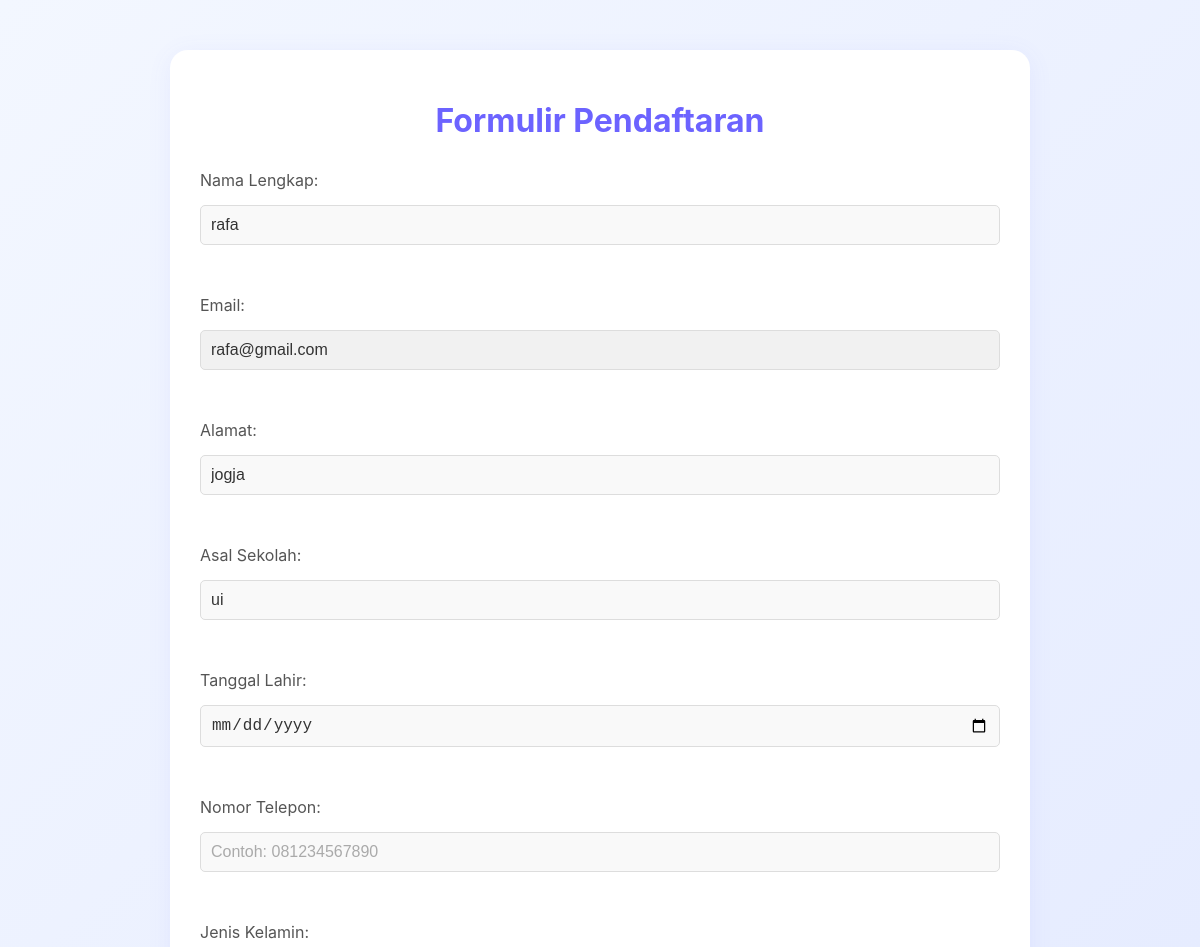
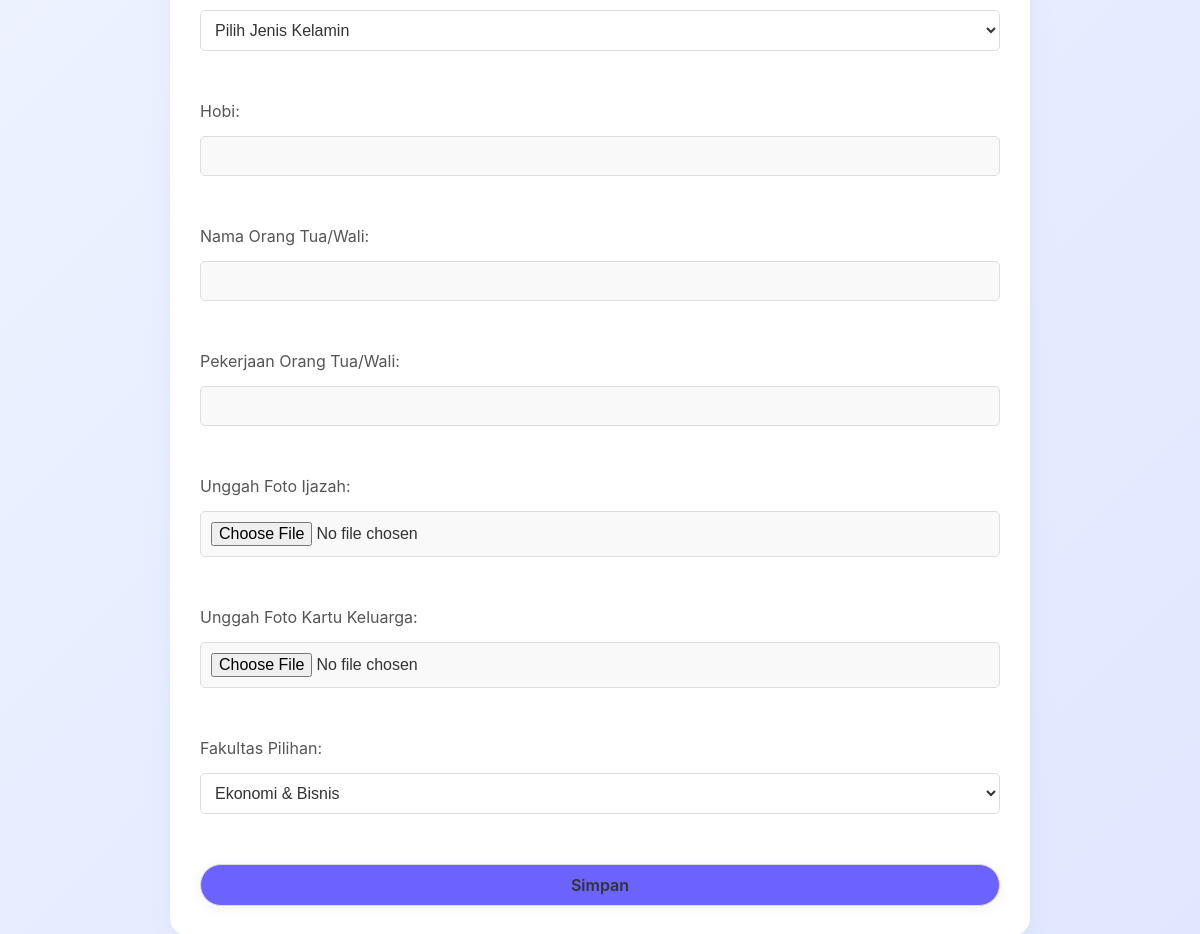
The page /form/8 on the database as committed earlier (2 pictures, top to bottom).
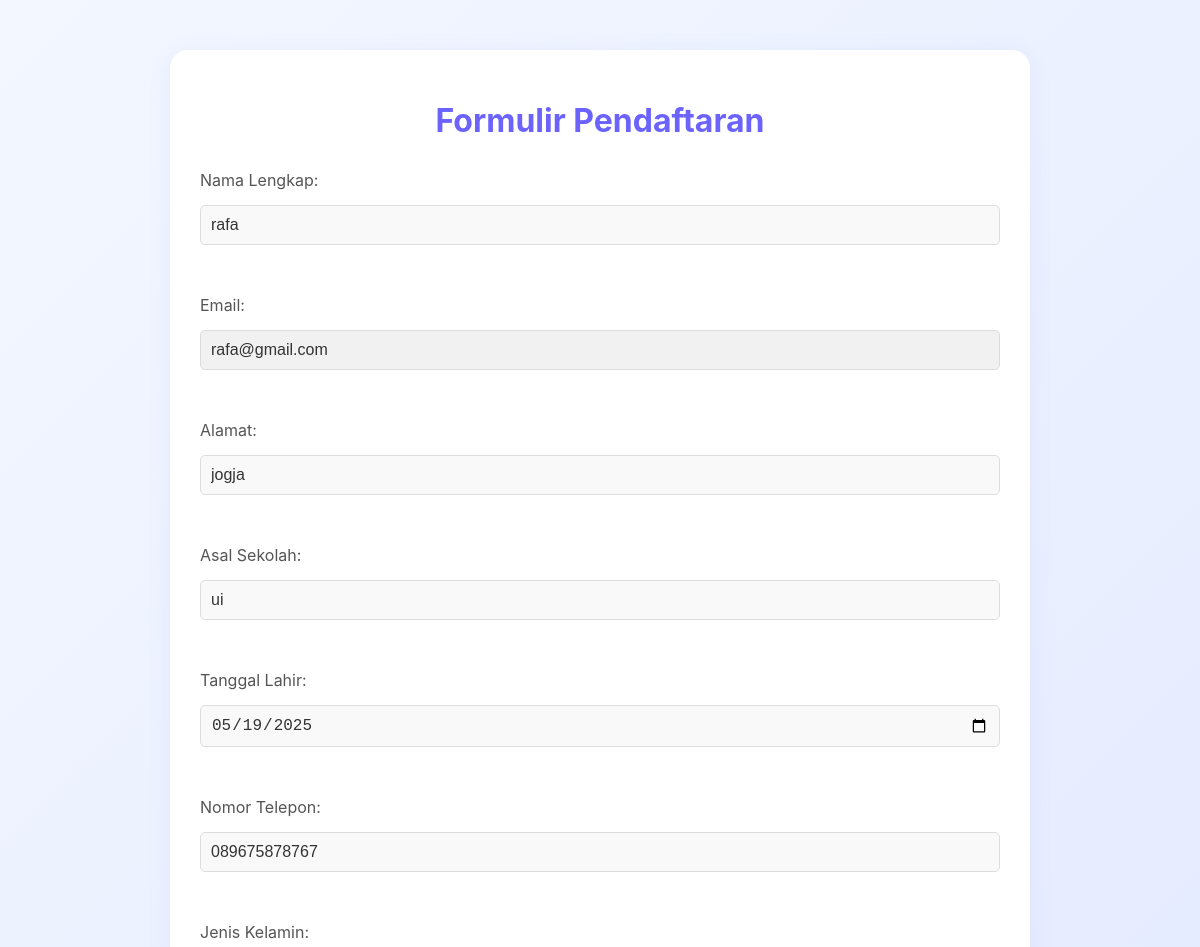
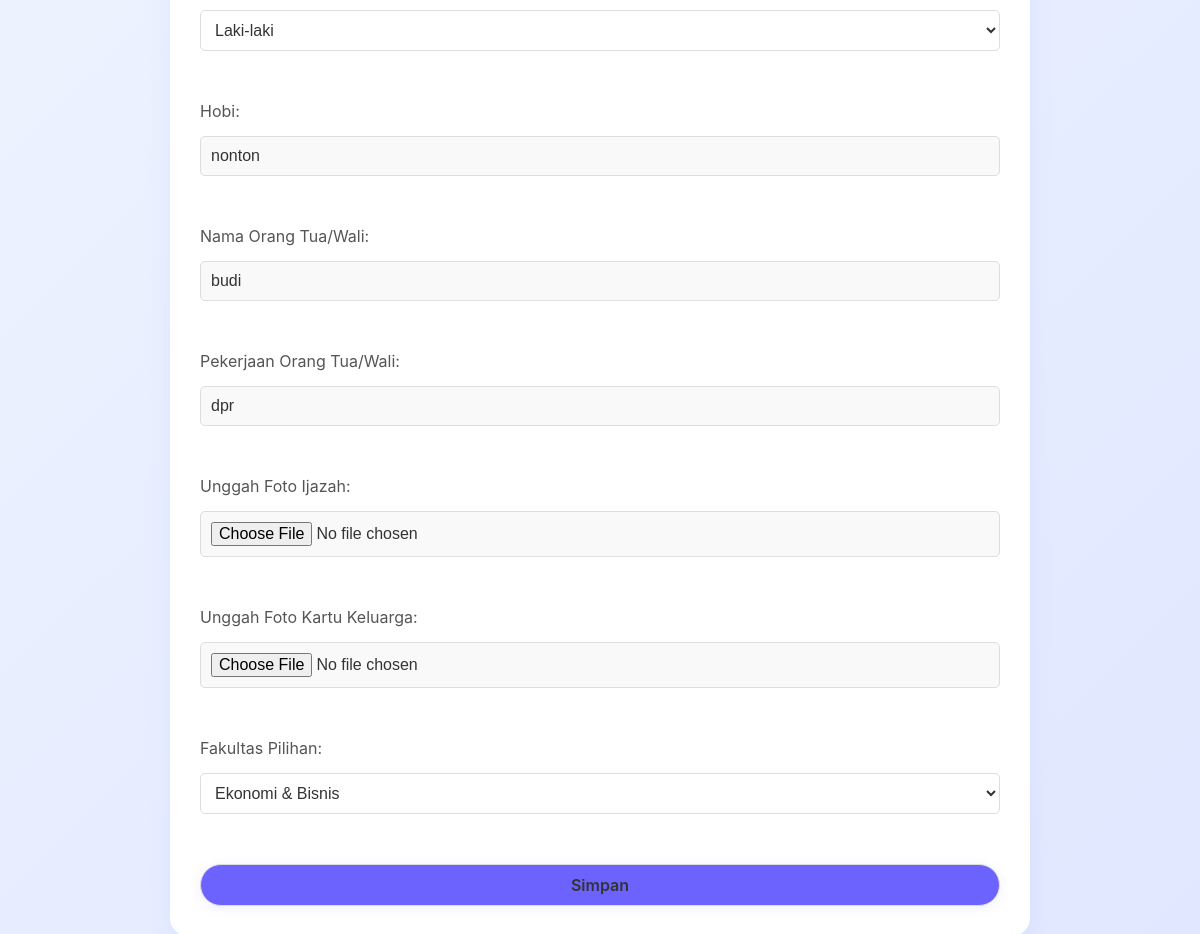
The same page on the database as committed later (2 pictures, top to bottom).
### models.py (models this page shows)
class User(db.Model):
    id = db.Column(db.Integer, primary_key=True)
    name = db.Column(db.String(100), nullable=False)
    email = db.Column(db.String(100), unique=True, nullable=False)
    password = db.Column(db.String(100), nullable=False)
    address = db.Column(db.String(200))
    school = db.Column(db.String(100))
    birth_date = db.Column(db.Date)
    phone = db.Column(db.String(15))
    gender = db.Column(db.String(10))
    hobby = db.Column(db.String(100))
    parent_name = db.Column(db.String(100))
    parent_job = db.Column(db.String(100))
    ijazah = db.Column(db.String(200))  # Link ke file ijazah
    kk = db.Column(db.String(200))  # Link ke file kartu keluarga
    ijazah_confirmed = db.Column(db.Boolean, default=False)  # Status konfirmasi ijazah
    kk_confirmed = db.Column(db.Boolean, default=False)  # Status konfirmasi KK
    status = db.Column(db.String(20), default='Pending')  # Pending, Approved, Rejected
    created_at = db.Column(db.DateTime, default=datetime.utcnow)  # Waktu pendaftaran
    payment_status = db.Column(db.String(20), default='Pending')  # Pending, Approved, Rejected
    payment_proof = db.Column(db.String(200))  # Path ke file bukti pembayaran
    is_action_taken = db.Column(db.Boolean, default=False)  # True jika admin sudah mengambil tindakan
    is_payment_action_taken = db.Column(db.Boolean, default=False)  # True jika admin sudah mengambil tindakan pada pembayaran
    faculty = db.Column(db.String(100))  # Fakultas pilihan user

### app.py (the view, shortened to what this page needs)
@app.route('/form/<int:user_id>', methods=['GET', 'POST'])
def form(user_id):
    user = User.query.get(user_id)
    if not user:
        flash('User tidak ditemukan.')
        return redirect(url_for('dashboard_user', user_id=user_id))
    return render_template('form.html', user=user)

### templates/form.html (shortened to what this page needs)
<!DOCTYPE html>
<html>
<head>
    <link rel="stylesheet" type="text/css" href="{{ url_for('static', filename='css/form.css') }}">
</head>
<body>
    <div class="container">
        <h1>Formulir Pendaftaran</h1>
        <form method="POST" enctype="multipart/form-data">
            <label for="name">Nama Lengkap:</label>
            <input type="text" id="name" name="name" value="{{ user.name or '' }}" required><br>
            <label for="email">Email:</label>
            <input type="email" id="email" name="email" value="{{ user.email or '' }}" readonly><br>
            <label for="address">Alamat:</label>
            <input type="text" id="address" name="address" value="{{ user.address or '' }}" required><br>
            <label for="school">Asal Sekolah:</label>
            <input type="text" id="school" name="school" value="{{ user.school or '' }}" required><br>
            <label for="birth_date">Tanggal Lahir:</label>
            <input type="date" id="birth_date" name="birth_date" value="{{ user.birth_date or '' }}" required><br>
            <label for="phone">Nomor Telepon:</label>
            <input type="tel" id="phone" name="phone" value="{{ user.phone or '' }}" pattern="[0-9]{10,15}" placeholder="Contoh: 081234567890" required><br>
            <label for="gender">Jenis Kelamin:</label>
            <select id="gender" name="gender" required>
                <option value="" disabled selected>Pilih Jenis Kelamin</option>
                <option value="Laki-laki" {% if user.gender == 'Laki-laki' %}selected{% endif %}>Laki-laki</option>
            </select><br>
            <label for="hobby">Hobi:</label>
            <input type="text" id="hobby" name="hobby" value="{{ user.hobby or '' }}"><br>
            <label for="parent_name">Nama Orang Tua/Wali:</label>
            <input type="text" id="parent_name" name="parent_name" value="{{ user.parent_name or '' }}"><br>
            <label for="parent_job">Pekerjaan Orang Tua/Wali:</label>
            <input type="text" id="parent_job" name="parent_job" value="{{ user.parent_job or '' }}"><br>
            <label for="ijazah">Unggah Foto Ijazah:</label>
            <input type="file" id="ijazah" name="ijazah" accept="image/*"><br>
            <label for="kk">Unggah Foto Kartu Keluarga:</label>
            <input type="file" id="kk" name="kk" accept="image/*"><br>
            <label for="faculty">Fakultas Pilihan:</label>
            <select id="faculty" name="faculty" required>
                <option value="Ekonomi & Bisnis" {% if user.faculty == 'Ekonomi & Bisnis' %}selected{% endif %}>Ekonomi & Bisnis</option>
            </select><br>
            <button type="submit">Simpan</button>
        </form>
    </div>
</body>
</html>

Rows that differ between the two databases and show on the page:
changed User "rafa": birth_date (not shown) → "05/19/2025"; phone (not shown) → "089675878767"; gender (not shown) → "Laki-laki"; hobby (not shown) → "nonton"; parent_name (not shown) → "budi"; parent_job (not shown) → "dpr"
Other text that changed with them:
form field gender: "Pilih Jenis Kelamin" → (not shown)
